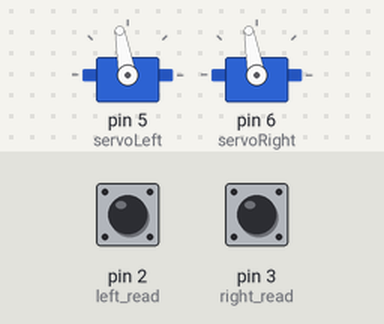
Bench run of a sketch on a simulated Arduino Uno, built with avr-gcc and run on an emulated ATmega328P. On the bench: 2 × servo. The inputs (shaded band) are chosen by the test bench; at power-on: pin 2 (left_read) LOW, pin 3 (right_read) LOW. What the sketch prints to the serial monitor is not drawn.

Above: at 1.2 s.
1.3 s: pin 2 (left_read) pulled HIGH for 0.15 s
At 1.38 s:
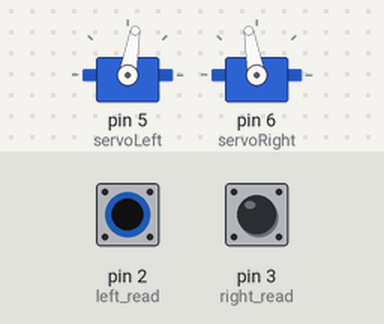
2.9 s: pin 3 (right_read) pulled HIGH for 0.15 s
At 2.98 s:
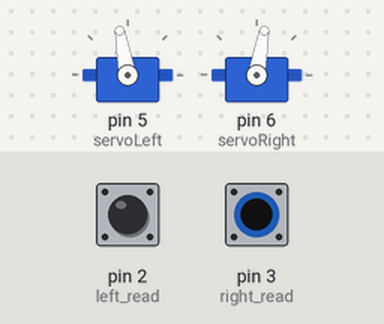
4.5 s: pin 3 (right_read) pulled HIGH for 3.2 s
At 8.8 s:
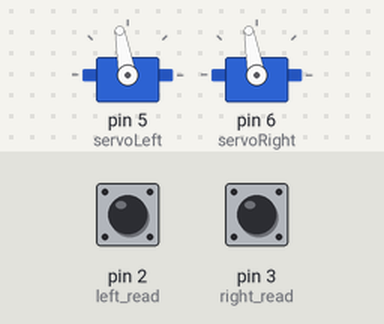
9.2 s: pin 2 (left_read) pulled HIGH for 3.2 s
At 10.0 s:
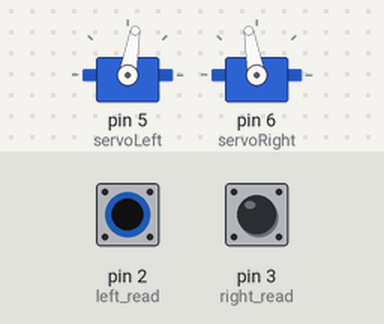
13.9 s: pin 2 (left_read) driven HIGH and pin 3 (right_read) driven HIGH
At 14.5 s:
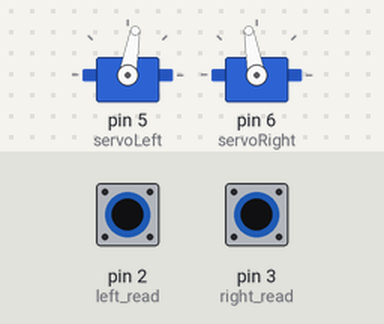
16.9 s: pin 2 (left_read) driven LOW
At 18.2 s:
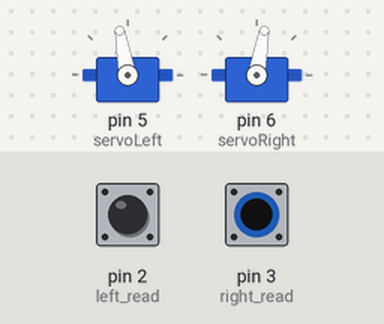
Timing chart, 0 to 19.6 s (numbered marks = the images above; inputs shaded):
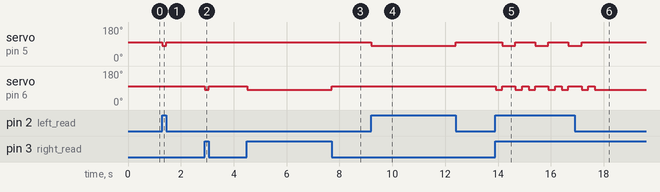

The sketch:

IR1.ino
```cpp
#include <Servo.h>

Servo servo_left;
Servo servo_right;

int left_read = 2;
int right_read = 3;
int servoLeft = 5;
int servoRight = 6;
int forward = 100;
int backward = 80;

void setup() {
  Serial.begin(9600);
  pinMode(left_read, INPUT);
  pinMode(right_read, INPUT);
  servo_left.attach(servoLeft);
  servo_right.attach(servoRight);
}

void turn_left () {
  servo_left.write(backward);
  servo_right.write(forward);
}

void turn_right () {
  servo_left.write(forward);
  servo_right.write(backward);
}

void go() {
  servo_left.write(forward);
  servo_right.write(forward);
}

void back() {
  servo_left.write(backward);
  servo_right.write(backward);
  //Serial.println('back');
}

void intersection () {
  turn_right();
  delay(250);
  turn_left();
  delay(500);
  turn_right();
  delay(250);
  go();
  delay(250);
}

void loop() {
  int is_left = digitalRead(left_read);
  int is_right = digitalRead(right_read);
  int what = 0;
  if (is_left) what += 2;
  if (is_right) what += 1;
  Serial.println(what);
  switch (what) {
    case 0:
      go();
      Serial.println("go");
      break;
    case 1:
      turn_right();
      Serial.println("right");
      break;
    case 2:
      turn_left();
      Serial.println("left");
      break;
    case 3:
      intersection();
      Serial.println("intersection");
      break;
  }
}
```

Measured:
- after the input at 1.3 s, servo on pin 5 (servoLeft): 100° → 80° at once, → 100° 0.15 s later
- after the input at 2.9 s, servo on pin 6 (servoRight): 100° → 80° at once, → 100° 0.15 s later
- after the input at 4.5 s, servo on pin 6 (servoRight): 100° → 80° at once, → 100° 3.2 s later
- after the input at 9.2 s, servo on pin 5 (servoLeft): 100° → 80° at once, → 100° 3.2 s later
- after the input at 13.9 s, servo on pin 5 (servoLeft): alternates 100° for 0.75 s and 80° for 0.50 s, starting after 0.26 s; servo on pin 6 (servoRight): 100° → 80° at once, then repeats every 1.3 s: 100° 0.50 s, 80° 0.25 s, 100° 0.25 s, 80° 0.25 s
- after the input at 16.9 s, servo on pin 5 (servoLeft): goes on until 17.2 s, then stays 100°; servo on pin 6 (servoRight): goes on until 17.7 s, then stays 80°
